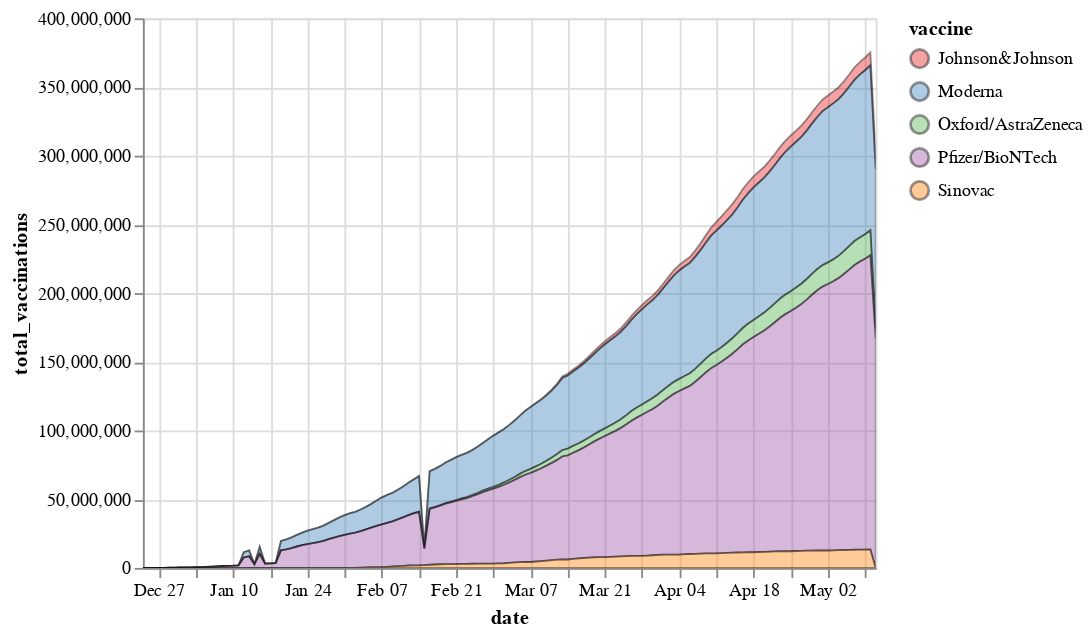

Here is the Vega-Lite specification saved for this chart:
### Vega-Lite specification from a JSON file in a GitHub repository (floating-point values rounded to 4 significant figures; data arrays with more than 128 entries replaced by an {"elided": "..."} marker saying what was removed)
{"config": {"view": {"continuousWidth": 400, "continuousHeight": 300}}, "data": {"name": "data-5a3a4e03b3c59451bc8471b438a69972"}, "mark": {"type": "area", "opacity": 0.4, "stroke": "black"}, "encoding": {"color": {"type": "nominal", "field": "vaccine", "scale": {"scheme": "set1"}}, "tooltip": {"type": "nominal", "field": "vaccine"}, "x": {"type": "temporal", "field": "date"}, "y": {"type": "quantitative", "field": "total_vaccinations"}}, "selection": {"selector004": {"type": "interval", "bind": "scales", "encodings": ["x", "y"]}}, "width": "container", "$schema": "https://vega.github.io/schema/vega-lite/v4.8.1.json", "datasets": {"data-5a3a4e03b3c59451bc8471b438a69972": {"elided": "645 records"}}}
